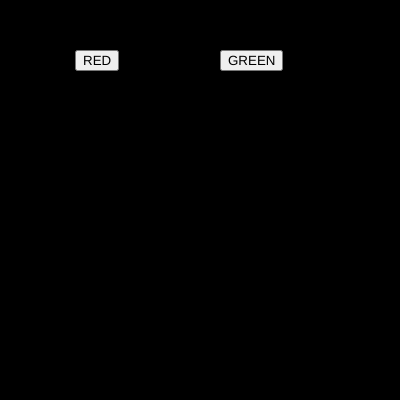
Frame 1 (no input)
Frame 60 (no input): identical to frame 1, image omitted
Frame 120 (the mouse pressed at the canvas centre since frame 60): identical to frame 1, image omitted

The p5.js sketch that drew this single still picture (run headless with seeded random() and noise() and a simulated clock; from frame 60 on, the mouse is pressed at the canvas centre):

// p5.js sketch
// ── sketch.js
var red;
var green;

var r = 0;
var g = 0;
var b = 0;

function setup() {
  createCanvas(400, 400); 
  
  red = createButton("RED");
  red.position(75,50);
  red.mousePressed(fRed);

  green = createButton("GREEN");
  green.position(220,50);
  green.mousePressed(fGreen);
}

function draw() {
  background(r,g,b);
}

function fRed(){
  r=255;
  g=0;
  b=0;

}

function fGreen(){
  r=0;
  g=255;
  b=0;

}
